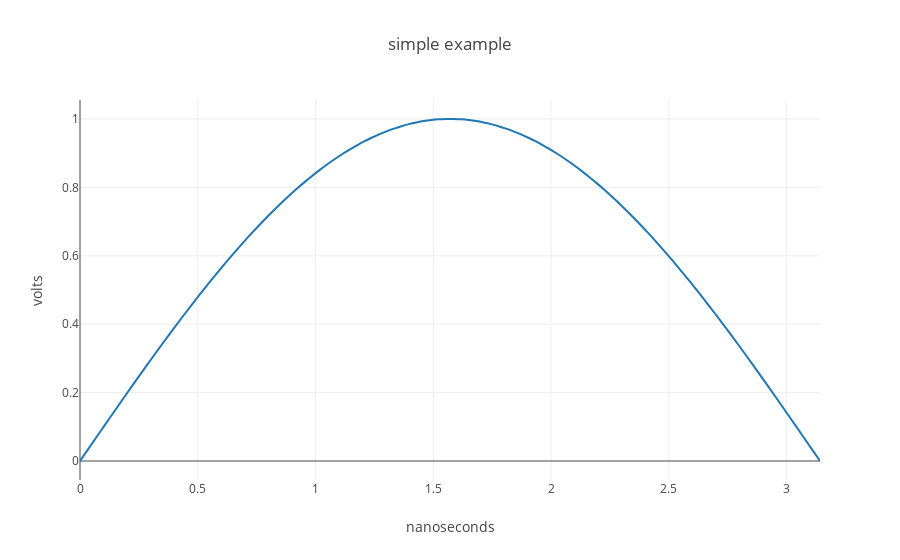

The notebook cell saved with this chart:
### Code cell
# show the figure
plotly.offline.iplot(fig)
